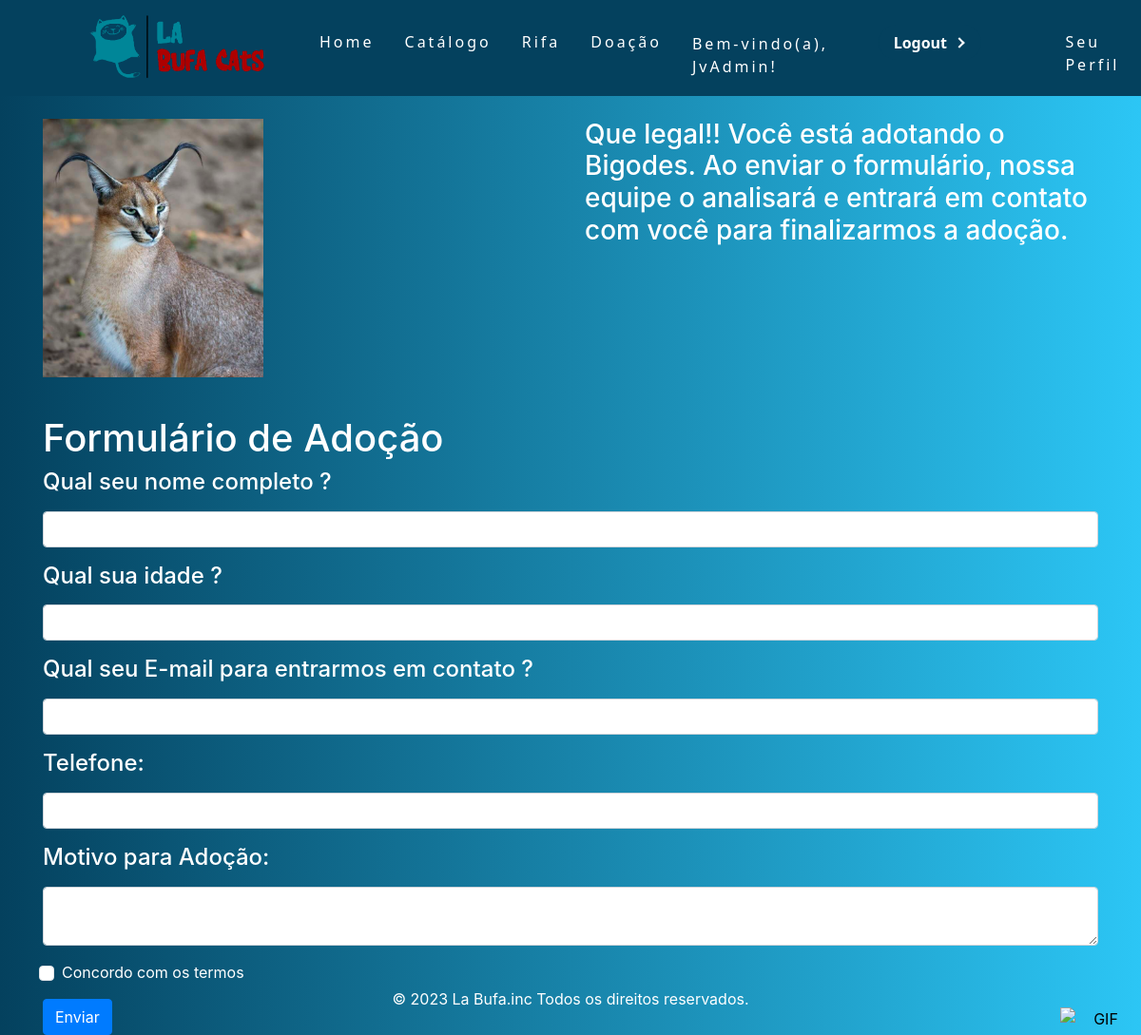
/3/adocao (signed in), run on the app's committed database.
### apps/accounts/models.py (models this page shows)
class Post(models.Model):
    titulo_post = models.CharField(max_length=100)
    descricao_post = models.CharField(max_length=255)
    data_post = models.DateTimeField('Data publicado')
    img = models.ImageField(upload_to = 'uploads', default='')

### apps/accounts/views.py (the view)
# urls.py: path('<int:pk>/adocao', views.AdocaoView.as_view(), name='adocao'),
class AdocaoView(DetailView):
    model = Post
    template_name = 'adocao.html'
    context_object_name = 'post'

### templates/adocao.html (shortened to what this page needs)
{% extends "base.html" %}
{% load static %}
{% block body %}
{% if user.is_authenticated %}
<div class="container" style="color: white;">
    <div class="row">
        <div class="col-12 col-md-6 col-lg-6">
            <img src={{ post.img.url }} style="height: 17rem;">
        </div>
        <div class="col-12 col-md-6 col-lg-6">
            <h3>Que legal!! Você está adotando o {{ post.titulo_post }}. Ao enviar o formulário, nossa equipe o analisará e entrará em contato com você para finalizarmos a adoção.</h3>
        </div>
    </div>
    <div class="row" style="margin-top: 1rem;">
        <div class="col-12 col-md-12 col-lg-12">
            <h1 class="mt-4">Formulário de Adoção</h1>
    <form action="/processar_formulario/" method="post">
    <div class="form-group">
        <label for="nome"><h4>Qual seu nome completo ?</h4></label>
        <input type="text" class="form-control" id="nome" name="nome" required>
    </div>
    <div class="form-group">
        <label for="nome"><h4>Qual sua idade ?</h4></label>
        <input type="text" class="form-control" id="idade" name="idade" required>
    </div>
    <div class="form-group">
        <label for="email"><h4>Qual seu E-mail para entrarmos em contato ?</h4></label>
        <input type="email" class="form-control" id="email" name="email" required>
    </div>
    <div class="form-group">
        <label for="telefone"><h4>Telefone:</h4></label>
        <input type="number" class="form-control" id="telefone" name="telefone" required>
    </div>
    <div class="form-group">
        <label for="motivacao"><h4>Motivo para Adoção:</h4></label>
        <textarea class="form-control" id="motivacao" name="motivacao" required></textarea>
    </div>
    <div class="form-group form-check">
        <input type="checkbox" class="form-check-input" id="concordo" name="concordo" required>
        <label class="form-check-label" for="concordo">Concordo com os termos</label>
    </div>
    <a href=""> <button type="submit" class="btn btn-primary">Enviar</button> </a>
    </form>
                </div>
            </div>
        </div>
{% else %}
        <h3 style="display: flex; align-items: center; justify-content: center; color: white;">Oops... Você precisa estar logado para fazer uma adoção</h3>
{% endif %}
    </body>
</html>
{% endblock %}

### templates/base.html (shortened to what this page needs)
{% load static %}
<!DOCTYPE html>
<html lang="pt-br">
<head>
    <link rel="stylesheet" href="{% static 'css/style.css' %}">
    <link href="https://cdn.jsdelivr.net/npm/bootstrap@5.3.1/dist/css/bootstrap.min.css" rel="stylesheet">
</head>
<body>
  <nav>
    <ul class="nav-list" style="z-index: 1;">
      <li><img src="{% static 'img/Logolabufacats.png' %}"  style="width: 15rem; margin-top: 0rem;"></li>
      <li><a class="J" href="{% url 'accounts:index' %}">Home</a></li>
      <li><a class="J" href="{% url 'accounts:catalogo' %}">Catálogo</a></li>
      <li><a class="J" href="{% url 'accounts:rifas' %}">Rifa</a></li>
      <li><a class="J" href="{% url 'accounts:doacao' %}">Doação</a></li>
      <li style="color:white; margin-top: 2.145rem;">
        {% if user.is_authenticated %}
          Bem-vindo(a), {{ user.username }}!
      </li>
      <li class="nav-item" style="margin-left:8.7rem; margin-top:-1rem;">
        <a class="nav-link active" aria-current="page" href="{% url 'accounts:user_logout' %}"><button id="botaoLoginH">Logout<div class="arrow-wrapper"><div class="arrow"></div></div></button></a>
      </li>
      <li><a class="J" id="botaoPeril" href="{% url 'accounts:user_profile' %}">Seu Perfil</a></li>
        {% endif %}
    </ul>
  </nav>
  <div class="footer" style="position: fixed; bottom: 0; left: 0; right: 0; padding: 10px; background-color: #09b9d8; text-align: center; background: linear-gradient(to right, #04415e, #2cc6f5); color: white;">
    <p>&copy; 2023 La Bufa.inc Todos os direitos reservados.</p>
  </div>
<button id="rotateButton" style="border: none; background: none; cursor: pointer;">
  <img src={% static 'img/maxwell-cat.gif' %} alt="GIF" style="position: fixed; bottom: 0; right: 0; margin: 5px; width: 80px;">
</button>
{% block body %}
{% endblock%}
<link rel="stylesheet" href="https://maxcdn.bootstrapcdn.com/bootstrap/4.5.2/css/bootstrap.min.css">
</body>

### static/css/style.css (style rules this page uses)
body { background: linear-gradient(to right, #04415e, #2cc6f5); overflow-x: hidden; }
* { margin: 0; padding: 0; }
a { color: #fff; text-decoration: none; transition: 0.3s; color: inherit; font-weight: normal; }
.J { color: white; border-radius: 20px; box-sizing: border-box; border: 5px; border-radius: 30px; display: flex; transition: 0.2s background; align-items: center; margin-top: 2rem; }
nav { display: flex; justify-content: space-around; align-items: center; font-family: system-ui, -apple-system, Helvetica, Arial, sans-serif; background: #04415e; height: 8vh; padding-bottom: 6.3rem; }
.nav-list { list-style: none; display: flex; }
.nav-list li { letter-spacing: 3px; margin-left: 32px; }
.footer { background-color: #09b9d8; text-align: center; padding: 20px; }
label { display: block; margin-bottom: 10px; }
input { width: 100%; padding: 5px; margin-bottom: 10px; border: 1px solid #ccc; border-radius: 3px; }
#botaoLoginH { --primary-color: #04415e; --secondary-color: #fff; --hover-color: #2cc6f5; --arrow-width: 10px; --arrow-stroke: 2px; margin-left: -9.3rem; margin-top: 2.145rem; box-sizing: border-box; border: 0; border-radius: 20px; color: #fff; padding: 0.4rem 1rem; background: #04415e; display: flex; transition: 0.2s background; align-items: center; gap: 0.6em; font-weight: bold; }
#botaoLoginH .arrow-wrapper { display: flex; justify-content: center; align-items: center; }
#botaoLoginH .arrow { margin-top: 1px; width: var(--arrow-width); background: #04415e; height: var(--arrow-stroke); position: relative; transition: 0.2s; }
#botaoLoginH .arrow::before { content: ""; box-sizing: border-box; position: absolute; border: solid #fff; border-width: 0 var(--arrow-stroke) var(--arrow-stroke) 0; display: inline-block; top: -3px; right: 3px; transition: 0.2s; padding: 3px; transform: rotate(-45deg); }

### data on the page
Post: img (picture), titulo_post "Bigodes"

### other printed values
{{ user.username }} "JvAdmin"
